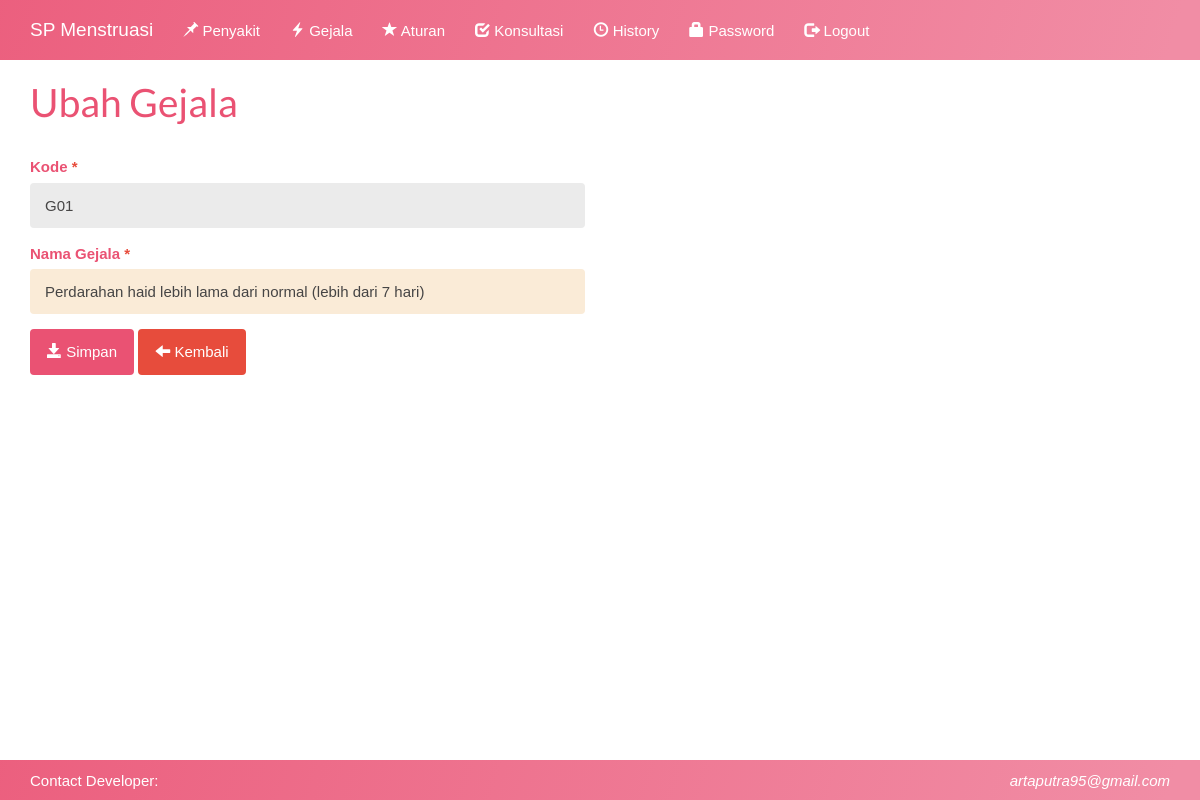
Page /index.php?m=gejala_ubah&ID=G01 (signed in) on the committed database.
### tables this page shows
CREATE TABLE `tb_gejala` (
  `kode_gejala` varchar(16) NOT NULL,
  `nama_gejala` varchar(255) DEFAULT NULL,
  `nomor` int(11) NOT NULL
);

### config.php (called while the page is built)
<?php
$config["server"] = 'localhost';
$config["username"] = 'root';
$config["password"] = '';
$config["database_name"] = 'spmk3213_es_menstruasi';

### functions.php (called while the page is built, shortened)
<?php
include 'config.php';
include 'includes/db.php';
$db = new DB($config['server'], $config['username'], $config['password'], $config['database_name']);

### includes/db.php (called while the page is built, shortened)
<?php
class DB
{
	var $conn = null;
	public function __construct($host, $username, $passwd, $dbname)
	{
		$this->conn = mysqli_connect($host, $username, $passwd, $dbname);
	}
	public function query($sql)
	{
		$query = mysqli_query($this->conn, $sql) or die('<pre>Error mysqli_query: ' . mysqli_error($this->conn) . '<br />' . $sql . '</pre>');
		return $query;
	}
	public function get_row($sql)
	{
		$query = $this->query($sql);
		return mysqli_fetch_object($query);
	}
}

### gejala_ubah.php (the view, shortened to what this page needs)
<?php
$row = $db->get_row("SELECT * FROM tb_gejala WHERE kode_gejala='$_GET[ID]'");
?>
<div class="page-header">
    <h1>Ubah Gejala</h1>
</div>
<div class="row">
    <div class="col-sm-6">
        <form method="post">
            <div class="form-group">
                <label>Kode <span class="text-danger">*</span></label>
                <input class="form-control" type="text" name="kode_gejala" readonly="readonly" value="<?= $row->kode_gejala ?>" />
            </div>
            <div class="form-group">
                <label>Nama Gejala <span class="text-danger">*</span></label>
                <input class="form-control" type="text" name="nama_gejala" value="<?= $row->nama_gejala ?>" />
            </div>
            <div class="form-group">
                <button class="btn btn-primary"><span class="glyphicon glyphicon-save"></span> Simpan</button>
                <a class="btn btn-danger" href="?m=gejala"><span class="glyphicon glyphicon-arrow-left"></span> Kembali</a>
            </div>
        </form>
    </div>
</div>

### assets/css/general.css (style rules this page uses)
html { position: relative; min-height: 100%; }
body { margin-bottom: 70px; }
.page-header { margin-top: 0; padding-bottom: 0; }
.page-header h1 { margin-top: 0; }

### assets/style.css (style rules this page uses)
* { padding: 0; margin: 0; text-decoration: none !important; list-style: none; font-family: "DM Sans", sans-serif; scroll-behavior: smooth; }
.btn-primary { background-color: #ea5273; color:#ffffff; border-color: #ea5273; }
body { background-color:#ffffff; color: #ea5273; }
.form-control { background-color:antiquewhite; }

### rows in the picture
tb_gejala: kode_gejala "G01", nama_gejala "Perdarahan haid lebih lama dari normal (lebih dari 7 hari)"
